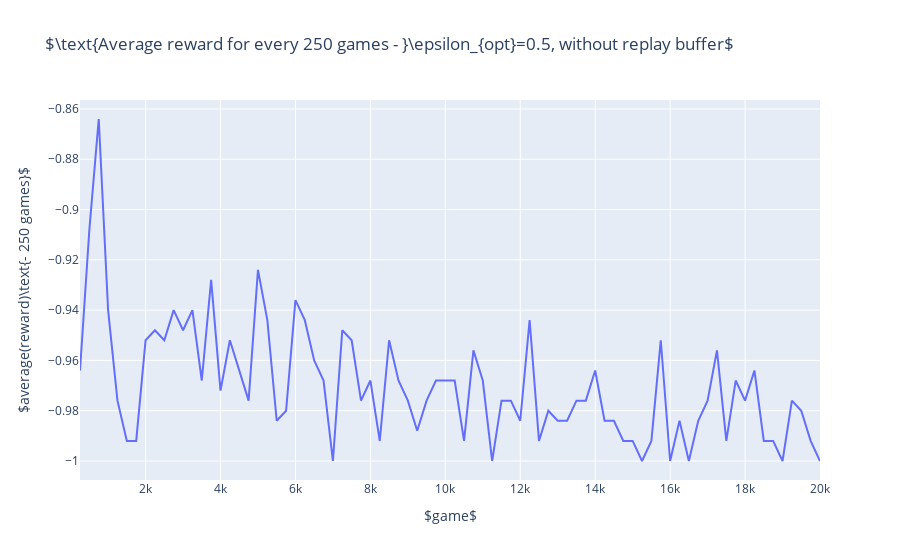

Notebook cell for this chart:
### Code cell
fig = go.Figure()

fig.add_trace(go.Scatter(x=x, y=rewards, mode='lines'))

fig.update_layout(
    title=r'$\text{Average reward for every %d games - }\epsilon_{opt}=0.5, without replay buffer$' % averaging_steps,
    xaxis_title=r'$game$',
    yaxis_title=r'$average(reward)\text{- %d games}$' % (averaging_steps),
)

fig.show()

### Figure 1 — Plotly figure (JSON) as saved in the notebook; plotly's stock layout.template omitted (floating-point values rounded to 4 significant figures)
{"data": [{"mode": "lines", "x": [249, 499, 749, 999, 1249, 1499, 1749, 1999, 2249, 2499, 2749, 2999, 3249, 3499, 3749, 3999, 4249, 4499, 4749, 4999, 5249, 5499, 5749, 5999, 6249, 6499, 6749, 6999, 7249, 7499, 7749, 7999, 8249, 8499, 8749, 8999, 9249, 9499, 9749, 9999, 10249, 10499, 10749, 10999, 11249, 11499, 11749, 11999, 12249, 12499, 12749, 12999, 13249, 13499, 13749, 13999, 14249, 14499, 14749, 14999, 15249, 15499, 15749, 15999, 16249, 16499, 16749, 16999, 17249, 17499, 17749, 17999, 18249, 18499, 18749, 18999, 19249, 19499, 19749, 19999], "y": [-0.964, -0.908, -0.864, -0.94, -0.976, -0.992, -0.992, -0.952, -0.948, -0.952, -0.94, -0.948, -0.94, -0.968, -0.928, -0.972, -0.952, -0.964, -0.976, -0.924, -0.944, -0.984, -0.98, -0.936, -0.944, -0.96, -0.968, -1.0, -0.948, -0.952, -0.976, -0.968, -0.992, -0.952, -0.968, -0.976, -0.988, -0.976, -0.968, -0.968, -0.968, -0.992, -0.956, -0.968, -1.0, -0.976, -0.976, -0.984, -0.944, -0.992, -0.98, -0.984, -0.984, -0.976, -0.976, -0.964, -0.984, -0.984, -0.992, -0.992, -1.0, -0.992, -0.952, -1.0, -0.984, -1.0, -0.984, -0.976, -0.956, -0.992, -0.968, -0.976, -0.964, -0.992, -0.992, -1.0, -0.976, -0.98, -0.992, -1.0], "type": "scatter"}], "layout": {"title": {"text": "$\\text{Average reward for every 250 games - }\\epsilon_{opt}=0.5, without replay buffer$"}, "xaxis": {"title": {"text": "$game$"}}, "yaxis": {"title": {"text": "$average(reward)\\text{- 250 games}$"}}}}
